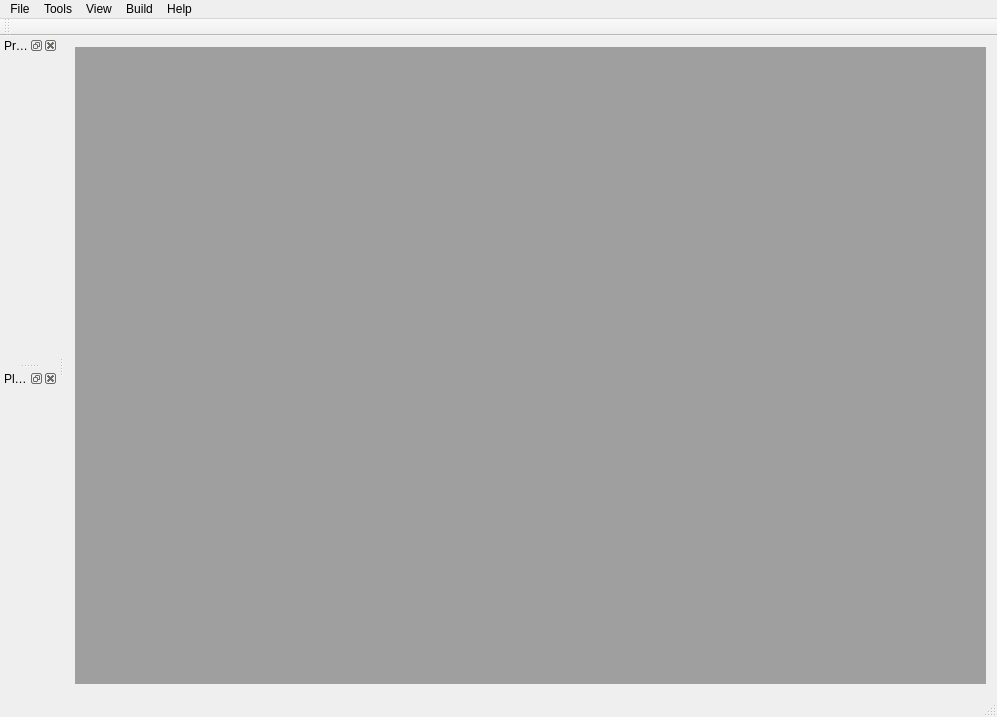
<?xml version="1.0" encoding="UTF-8"?>
<ui version="4.0">
 <class>ATEnvironmentClass</class>
 <widget class="QMainWindow" name="ATEnvironmentClass">
  <property name="geometry">
   <rect>
    <x>0</x>
    <y>0</y>
    <width>997</width>
    <height>717</height>
   </rect>
  </property>
  <property name="windowTitle">
   <string>ATEnvironment</string>
  </property>
  <widget class="QWidget" name="centralWidget">
   <layout class="QHBoxLayout" name="horizontalLayout">
    <item>
     <widget class="QMdiArea" name="mdiArea">
      <property name="viewMode">
       <enum>QMdiArea::TabbedView</enum>
      </property>
      <property name="documentMode">
       <bool>true</bool>
      </property>
      <property name="tabsClosable">
       <bool>true</bool>
      </property>
      <property name="tabsMovable">
       <bool>true</bool>
      </property>
     </widget>
    </item>
   </layout>
  </widget>
  <widget class="QMenuBar" name="menuBar">
   <property name="geometry">
    <rect>
     <x>0</x>
     <y>0</y>
     <width>997</width>
     <height>22</height>
    </rect>
   </property>
   <widget class="QMenu" name="menuFile">
    <property name="title">
     <string>File</string>
    </property>
    <widget class="QMenu" name="menuNew">
     <property name="title">
      <string>New</string>
     </property>
     <addaction name="actionNewProject"/>
     <addaction name="actionNewFile"/>
    </widget>
    <widget class="QMenu" name="menuOpen">
     <property name="title">
      <string>Open</string>
     </property>
     <addaction name="actionOpenProject"/>
     <addaction name="actionOpenFile"/>
    </widget>
    <addaction name="menuNew"/>
    <addaction name="menuOpen"/>
    <addaction name="actionSave_Project"/>
    <addaction name="separator"/>
    <addaction name="actionSaveFile"/>
    <addaction name="actionSaveAsFile"/>
    <addaction name="actionSave_all"/>
    <addaction name="separator"/>
    <addaction name="actionExit"/>
   </widget>
   <widget class="QMenu" name="menuView">
    <property name="title">
     <string>View</string>
    </property>
   </widget>
   <widget class="QMenu" name="menuHelp">
    <property name="title">
     <string>Help</string>
    </property>
    <addaction name="actionAbout"/>
   </widget>
   <widget class="QMenu" name="menuTools">
    <property name="title">
     <string>Tools</string>
    </property>
    <addaction name="actionPlugins"/>
   </widget>
   <widget class="QMenu" name="menuBuild">
    <property name="title">
     <string>Build</string>
    </property>
    <addaction name="actionBuildProject"/>
    <addaction name="actionBuildCleanProject"/>
   </widget>
   <addaction name="menuFile"/>
   <addaction name="menuTools"/>
   <addaction name="menuView"/>
   <addaction name="menuBuild"/>
   <addaction name="menuHelp"/>
  </widget>
  <widget class="QToolBar" name="mainToolBar">
   <attribute name="toolBarArea">
    <enum>TopToolBarArea</enum>
   </attribute>
   <attribute name="toolBarBreak">
    <bool>false</bool>
   </attribute>
  </widget>
  <widget class="QStatusBar" name="statusBar"/>
  <widget class="QDockWidget" name="dwProjectExplorer">
   <property name="allowedAreas">
    <set>Qt::LeftDockWidgetArea|Qt::RightDockWidgetArea</set>
   </property>
   <property name="windowTitle">
    <string>Project Explorer</string>
   </property>
   <attribute name="dockWidgetArea">
    <number>1</number>
   </attribute>
   <widget class="AProjectExplorer" name="wdgProjectExplorer">
    <layout class="QVBoxLayout" name="verticalLayout">
     <property name="leftMargin">
      <number>0</number>
     </property>
     <property name="topMargin">
      <number>0</number>
     </property>
     <property name="rightMargin">
      <number>0</number>
     </property>
     <property name="bottomMargin">
      <number>0</number>
     </property>
    </layout>
   </widget>
  </widget>
  <widget class="QDockWidget" name="dockPlanner">
   <property name="windowTitle">
    <string>Planner</string>
   </property>
   <attribute name="dockWidgetArea">
    <number>1</number>
   </attribute>
   <widget class="QWidget" name="dockWidgetContents_2"/>
  </widget>
  <action name="actionNewProject">
   <property name="text">
    <string>Project...</string>
   </property>
  </action>
  <action name="actionExit">
   <property name="text">
    <string>Exit</string>
   </property>
   <property name="shortcut">
    <string>Alt+F4</string>
   </property>
  </action>
  <action name="actionAbout">
   <property name="text">
    <string>About</string>
   </property>
  </action>
  <action name="actionSave_Project">
   <property name="text">
    <string>Save Project</string>
   </property>
  </action>
  <action name="actionNewFile">
   <property name="text">
    <string>File...</string>
   </property>
  </action>
  <action name="actionPlugins">
   <property name="text">
    <string>Plugins</string>
   </property>
  </action>
  <action name="actionSaveFile">
   <property name="enabled">
    <bool>false</bool>
   </property>
   <property name="text">
    <string>Save</string>
   </property>
  </action>
  <action name="actionSaveAsFile">
   <property name="enabled">
    <bool>false</bool>
   </property>
   <property name="text">
    <string>Save as...</string>
   </property>
  </action>
  <action name="actionSave_all">
   <property name="text">
    <string>Save all</string>
   </property>
   <property name="shortcut">
    <string>Ctrl+S</string>
   </property>
  </action>
  <action name="actionOpenProject">
   <property name="text">
    <string>Project...</string>
   </property>
  </action>
  <action name="actionOpenFile">
   <property name="text">
    <string>File...</string>
   </property>
  </action>
  <action name="actionBuildProject">
   <property name="text">
    <string>Build Project</string>
   </property>
  </action>
  <action name="actionBuildCleanProject">
   <property name="text">
    <string>Clean</string>
   </property>
  </action>
 </widget>
 <layoutdefault spacing="6" margin="11"/>
 <customwidgets>
  <customwidget>
   <class>AProjectExplorer</class>
   <extends>QWidget</extends>
   <header>AProjectExplorer.h</header>
   <container>1</container>
  </customwidget>
 </customwidgets>
 <resources/>
 <connections/>
</ui>
